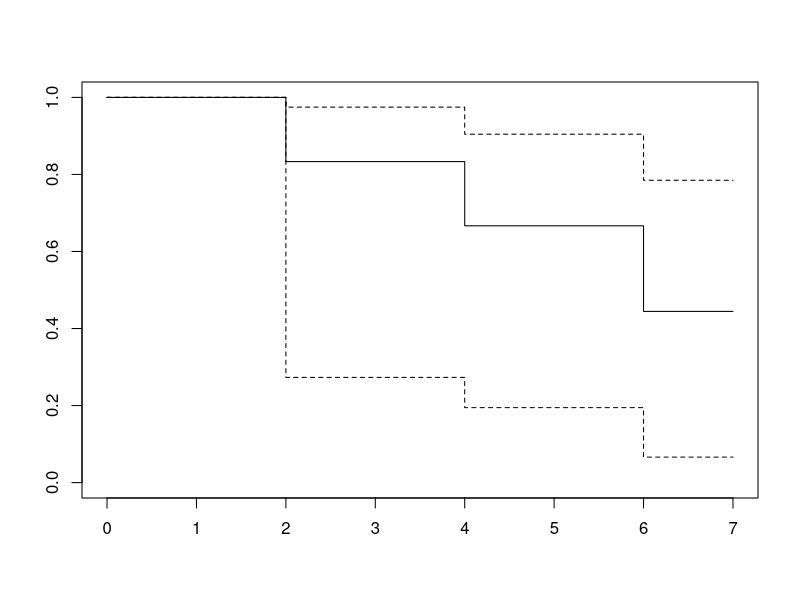

Generate this figure with R: (Note: this script raises an error after producing the figure.)
## ---- chunk 1
#knitr::opts_chunk$set(echo = TRUE)
knitr::opts_chunk$set(tidy  = FALSE
                     ,cache = FALSE
                     ,message = FALSE
                     ,warning = FALSE
                     ,fig.height =  8
                     ,fig.width  = 11)

#library(conflicted)
library(tidyverse)
library(scales)
library(ggplot2)
library(survival)
library(survminer)
#library(muhaz)
library(broom)
## ---- chunk 2
tt   <- c(7, 6, 6, 5, 2, 4)
cens <- c(0, 1, 0, 0, 1, 1)
grp  <- c(0, 0, 0, 1, 1, 1)

Surv(tt, cens)

sample_tbl <- tibble(tt = tt, cens = cens, grp = grp)

example_km <- survfit(Surv(tt, cens) ~ 1, data = sample_tbl, conf.type = 'log-log')

plot(example_km)
## ---- chunk 3
ggsurvplot(example_km)
## ---- chunk 4
example_km %>% print()
## ---- chunk 5
example_km %>% summary()
